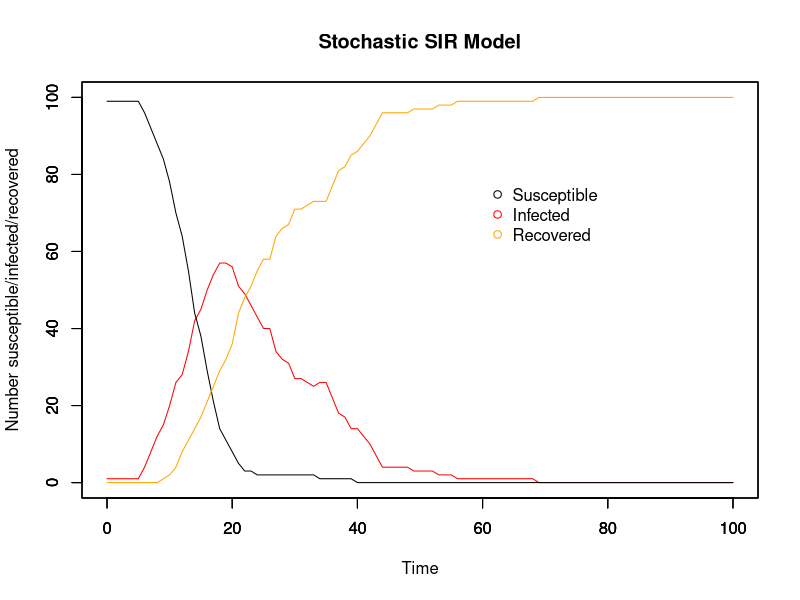
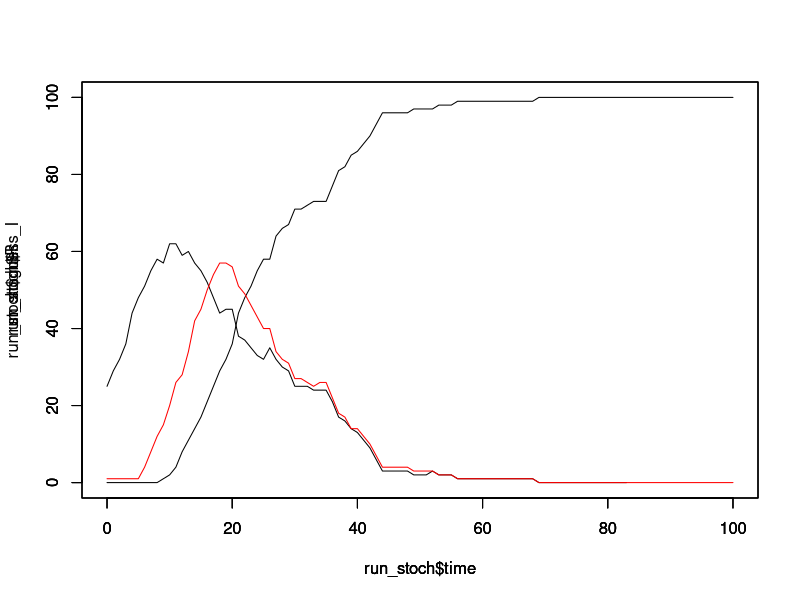
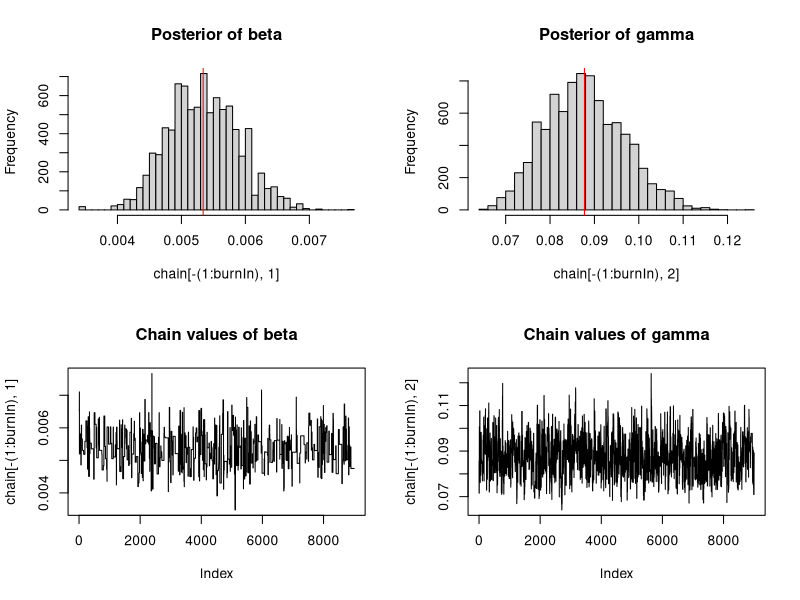
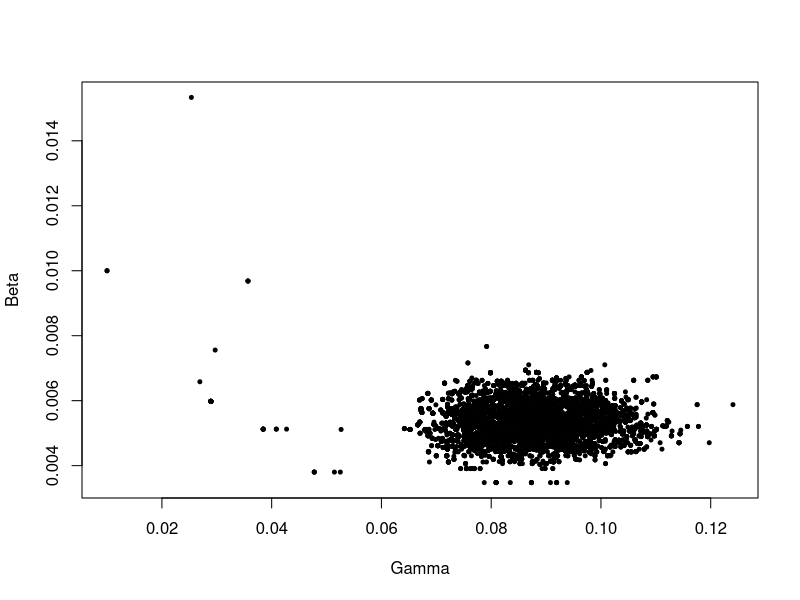
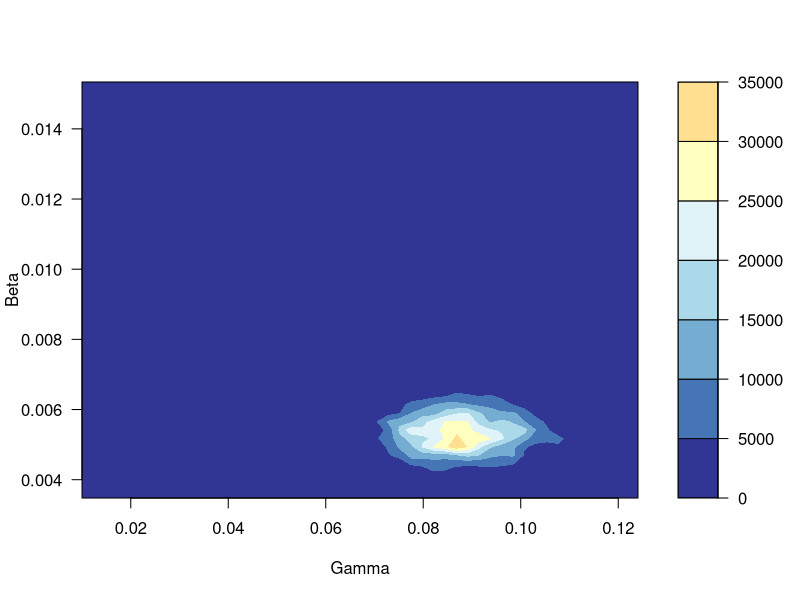

Reproduce these figures in R, in order.
# MCMC estimating stochastic processes
# 3 unknonws: beta, gamma, and the time of infection for each individual
# 17/11/17

##########################
## Input values for SIR ##
##########################

# Time
timestep <- 1
times <- seq(0, 100, by = timestep)

# Initial population: N-1 susceptible, 1 infectious, 0 recovered
init.values = c(
  S = 100-1,
  I = 1,
  R = 0
)
N = sum(init.values)

# Beta & gammma
beta <- 5e-3
gamma <- 8e-2

###############
## The model ##
###############

# Array for holding collective disease status information for whole period of time
data <- array(0, dim =c(length(times), length(init.values)+3))
data[,1] <- times # make first column the timesteps to make plotting easier later on

#set.seed(22) # other good ones: 7, 14, 22, 30

# For loops for calculating the numbers susceptible, infected, and recovered at each timepoint
for (time in times){
  if (time == 0){ # Set up the number of S/I/R at time 0
    data[1,2] <- init.values["S"] # number of susceptibles at time 0
    data[1,3] <- init.values["I"] # number of infecteds at time 0
    data[1,4] <- init.values["R"] # number of recovereds at time 0
    data[1,5] <- init.values["I"] # number newly infected at time 0
    data[1,6] <- init.values["R"] # number newly recovered at time 0
    
  } else{
    whole_time <- 1/timestep * time # makes time into the whole number that it corresponds to in the array
    #inf <- rbinom(1, size = data[whole_time,2], prob = foi_t) # number who become infected in this timestep
    #rec <- rbinom(1, size = data[whole_time,3], prob = r_t)# number who become recovered in this timestep
    
    inf <- rbinom(1, size = data[whole_time,2], (1-(exp(-beta*data[whole_time,3]*timestep)))) # number who become infected in this timestep
    rec <- rbinom(1, size = data[whole_time,3], (1-(exp(-gamma*timestep)))) # number who become recovered in this timestep
    
    data[whole_time+1,2] <- data[whole_time,2] - inf # number of susceptibles at other times
    
    data[whole_time+1,3] <- data[whole_time,3]  + inf - rec # number of infecteds at other times
    
    data[whole_time+1,4] <- data[whole_time,4] + rec # number of recovereds at other times
    
    data[whole_time+1,5] <- data[whole_time+1,3] - data[whole_time,3] + data[whole_time+1,4] - data[whole_time,4] # number of newly infected
    
    data[whole_time+1,6] <- data[whole_time+1,4] - data[whole_time,4] # number of newly recovered
  }
}

###############
## SIR plots ##
###############

run_stoch <- data.frame(data) # make array into a dataframe
colnames(run_stoch) <- c("time","S", "I", "R", "new_I", "new_R")

par(mfrow = c(1,1))

# Plot for SIR model
plot(x = run_stoch$time, y = run_stoch$I, type = "line", col = "red", ylim = c(0,N),
     xlab = "Time", ylab = "Number susceptible/infected/recovered", main = "Stochastic SIR Model")
par(new=T)
plot(x = run_stoch$time, y = run_stoch$S, type = "line", ylim = c(0,N), ylab = "", xlab = "") # add susceptible line
par(new=T)
plot(x = run_stoch$time, y = run_stoch$R, type = "line", col = "orange", ylim = c(0,N), ylab = "", xlab = "") # recovered

# Add legend
legend(60, 0.8*N, c("Susceptible", "Infected", "Recovered"), pch = 1, col = c("black", "red", "orange"), bty = "n")

# Plot for newly infected and newly recovered
# plot(x = run_stoch$time, y = run_stoch$new_I, type = "line", col = "red", ylim = c(0,max(run_stoch$new_I)),
#      xlab = "Time", ylab = "Number newly infected/recovered", main = "New infections/recoveries")
# par(new=T)
# plot(x = run_stoch$time, y = run_stoch$new_R, type = "line", col = "orange", ylim = c(0,max(run_stoch$new_I)), ylab = "", xlab = "") # add susceptible line

#################
## Guess new_I ##
#################

inf_period <- 17 # infectious period is 2 days

for (i in 1:nrow(run_stoch)){
run_stoch$guess_new_I[i] <- run_stoch$new_R[i+(inf_period/timestep)] # guess newly infected, translates days into no. of timesteps
run_stoch$guess_I[i] <- run_stoch$R[i+(inf_period/timestep)] - run_stoch$R[i]
}

plot(run_stoch$time, run_stoch$R, ylim = c(0,N), type = "line")
par(new=T)
plot(run_stoch$time, run_stoch$guess_I, ylim = c(0,N), type = "line")
par(new=T)
plot(x = run_stoch$time, y = run_stoch$I, type = "line", col = "red", ylim = c(0,N))

##################################
## Likelihood, prior, posterior ##
##################################

# Likelihood distribution
likelihood <- function(param){
  beta = as.numeric(param[1])
  gamma = as.numeric(param[2])
  # inf = as.numeric(param[3])
  total = array(0, dim = (c(nrow(run_stoch))))
  
  for (i in 1:nrow(run_stoch)){
    betalikelihood = dbinom(run_stoch$new_I[i+1], run_stoch$S[i], (1-(exp(-beta*run_stoch$I[i]*timestep))), log = T)
    gammalikelihood = dbinom(run_stoch$new_R[i+1], run_stoch$I[i], (1-(exp(-gamma*timestep))), log = T)
    
    # betalikelihood = dbinom(run_stoch$new_I[i+1], run_stoch$S[i], (1-(exp(-beta*run_stoch$I[i]*timestep))), log = T)
    # gammalikelihood = dbinom(run_stoch$new_R[i+1], run_stoch$I[i], (1-(exp(-gamma*timestep))), log = T)
    # inflikelihood = dgamma
    total[i] = betalikelihood + gammalikelihood # + inflikelihood
  }
  return(sum(total, na.rm = T))
}

# Prior distribution
prior <- function(param){
  beta = as.numeric(param[1])
  gamma = as.numeric(param[2])
  betaprior = dunif(beta, min = 0, max = 100, log = T)
  gammaprior = dunif(gamma, min = 0, max = 100, log = T)
  return(betaprior + gammaprior)
}

# Posterior distribution
posterior <- function(param){
  return (likelihood(param) + prior(param))
}

proposalfunction <- function(param){ 
  
  beta_prop = rnorm(1, mean = param[1], sd = 0.01)
  gamma_prop = rnorm(1, mean = param[2], sd = 0.01)
  # inf_list <- c(-1, 1)
  # inf <- sample(inf_list, 1)
  
  return(c(beta_prop, gamma_prop)) # , inf))
}

run_metropolis_MCMC <- function(startvalue, iterations){
  chain = array(dim = c(iterations+1,2))
  chain[1,] = startvalue
  for (i in 1:iterations){
    proposal = proposalfunction(chain[i,])
    
    if (proposal[1] < 0.0 & proposal[2] < 0.0 ){
      chain[i+1,] = chain[i,]
      
    } else if (proposal[1] < 0.0 & proposal[2] >= 0.0){
      proposal[1] = chain[i,1]
      probab = posterior(proposal) - posterior(chain[i,])
      if (log(runif(1)) < probab){
        chain[i+1,] = proposal
      }else{
        chain[i+1,] = chain[i,]
      }
      
    } else if (proposal[1] >= 0.0 & proposal[2] < 0.0){
      proposal[2] = chain[i,2]
      probab = posterior(proposal) - posterior(chain[i,])
      if (log(runif(1)) < probab){
        chain[i+1,] = proposal
      }else{
        chain[i+1,] = chain[i,]
      }
      
    } else{
      probab = posterior(proposal) - posterior(chain[i,])
      if (log(runif(1)) < probab){
        chain[i+1,] = proposal
      }else{
        chain[i+1,] = chain[i,]
      }
    }
  }
  return(chain)
}

# Where to start the chain
startvalue <- c(0.01,0.01)

# Number of runs
iterations = 10000
#set.seed(4)
chain <- run_metropolis_MCMC(startvalue, iterations)

# The beginning of the chain is biased towards the starting point, so take them out
# normally burnin is 10%-50% of the runs
burnIn = 0.1*iterations
acceptance <- 1-mean(duplicated(chain[-(1:burnIn),]))

################
## MCMC Plots ##
################

par(mfrow = c(2,2))

hist(chain[-(1:burnIn),1],nclass=30, main="Posterior of beta")
abline(v = mean(chain[-(1:burnIn),1]), col = "red")

hist(chain[-(1:burnIn),2],nclass=30, main="Posterior of gamma")
abline(v = mean(chain[-(1:burnIn),2]), col = "red")

plot(chain[-(1:burnIn),1], type = "l", main = "Chain values of beta")

plot(chain[-(1:burnIn),2], type = "l", main = "Chain values of gamma")

# Plot beta vs. gamma
par(mfrow = c(1,1))
library(RColorBrewer)
library(MASS)

plot(x = chain[,2], y = chain[,1], xlab = "Gamma", ylab = "Beta", pch = 20, cex = 0.8)
# abline(lm(chain[,1]~chain[,2]), col="red") # regression line

k <- 11
my.cols <- rev(brewer.pal(k, "RdYlBu"))
z <- kde2d(chain[,2], chain[,1], n=50)
filled.contour(z, nlevels=k, col=my.cols, xlab = "Gamma", ylab = "Beta")

########################################################################################################################

########################################################################################################################

# A method of randomly choosing -1 or +1 with equal probability
# inf_list <- c(-1, 1)
# sample(inf_list, 1)
